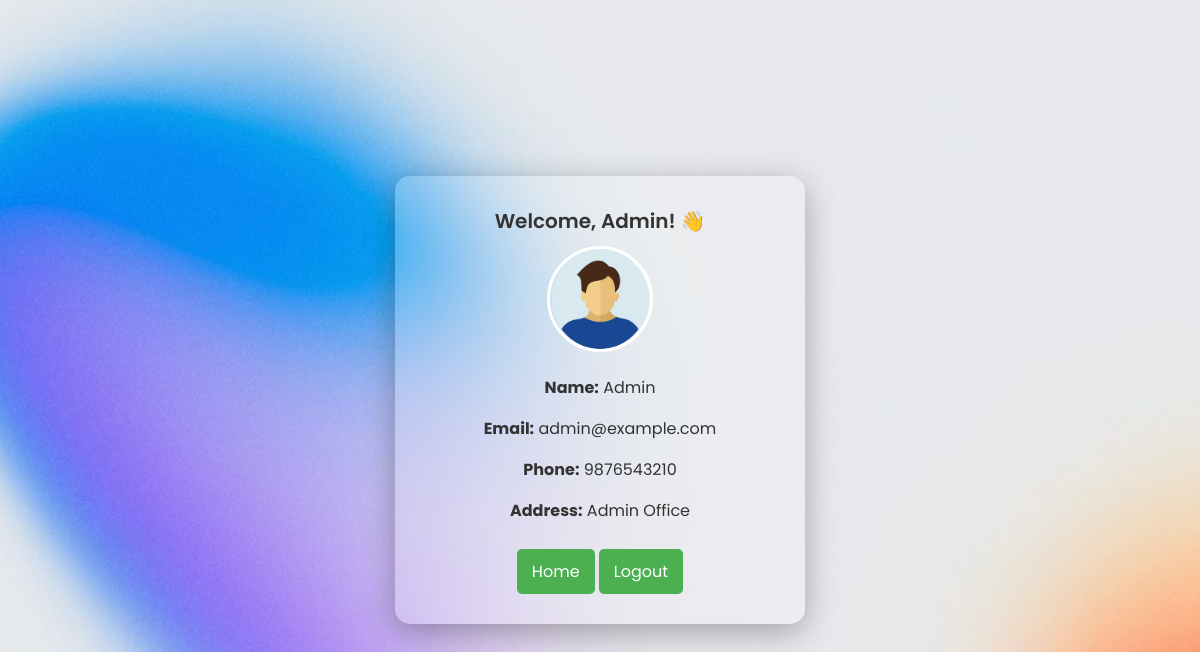
The app's page /profile.php (signed in) with its own data.
### tables this page shows
CREATE TABLE `users` (
  `user_id` int(11) NOT NULL,
  `name` varchar(100) NOT NULL,
  `email` varchar(100) NOT NULL,
  `password` varchar(255) NOT NULL,
  `phone` varchar(15) NOT NULL,
  `address` text NOT NULL,
  `role` enum('user','admin') DEFAULT 'user',
  `created_at` timestamp NOT NULL DEFAULT current_timestamp()
);

### profile.php (the view, shortened to what this page needs)
<?php
include "db.php";
$user_email = mysqli_real_escape_string($conn, $_SESSION['user_id']);
$query = "SELECT * FROM users WHERE email = '$user_email' LIMIT 1";
$result = mysqli_query($conn, $query);
$user = mysqli_fetch_assoc($result);
?>
<!DOCTYPE html>
<html lang="en">
<head>
</head>
<body>
<div class="container">
    <div class="welcome">Welcome, <?php echo htmlspecialchars($user['name']); ?>! 👋</div>
    <img src="./assets/default.webp" alt="Profile Photo" class="profile-pic">
    <div class="details">
        <p><strong>Name:</strong> <?php echo htmlspecialchars($user['name']); ?></p>
        <p><strong>Email:</strong> <?php echo htmlspecialchars($user['email']); ?></p>
        <p><strong>Phone:</strong> <?php echo htmlspecialchars($user['phone']); ?></p>
        <p><strong>Address:</strong> <?php echo htmlspecialchars($user['address']); ?></p>
    </div>
    <a href="index.php" class="btn">Home</a>
    <a href="logout.php" class="btn">Logout</a>
</div>
</body>
</html>

### profile.php (style rules this page uses)
body { font-family: 'Poppins', sans-serif; text-align: center; background: url('./assets/index.jpg') no-repeat center center/cover; display: flex; justify-content: center; align-items: center; height: 100vh; margin: 0; }
.container { background: rgba(255, 255, 255, 0.2); backdrop-filter: blur(15px); padding: 30px; width: 350px; border-radius: 15px; box-shadow: 0 8px 32px rgba(0, 0, 0, 0.3); text-align: center; }
.profile-pic { width: 100px; height: 100px; border-radius: 50%; object-fit: cover; border: 3px solid white; }
.btn { padding: 10px 15px; background: #4CAF50; color: white; border: none; text-decoration: none; display: inline-block; margin-top: 10px; cursor: pointer; border-radius: 5px; }
.welcome { font-size: 20px; font-weight: 600; color: #333; margin-bottom: 10px; }
.details { color: #333; font-size: 16px; }

### records on screen
users: name "Admin", email "admin@example.com", phone "9876543210", address "Admin Office"
